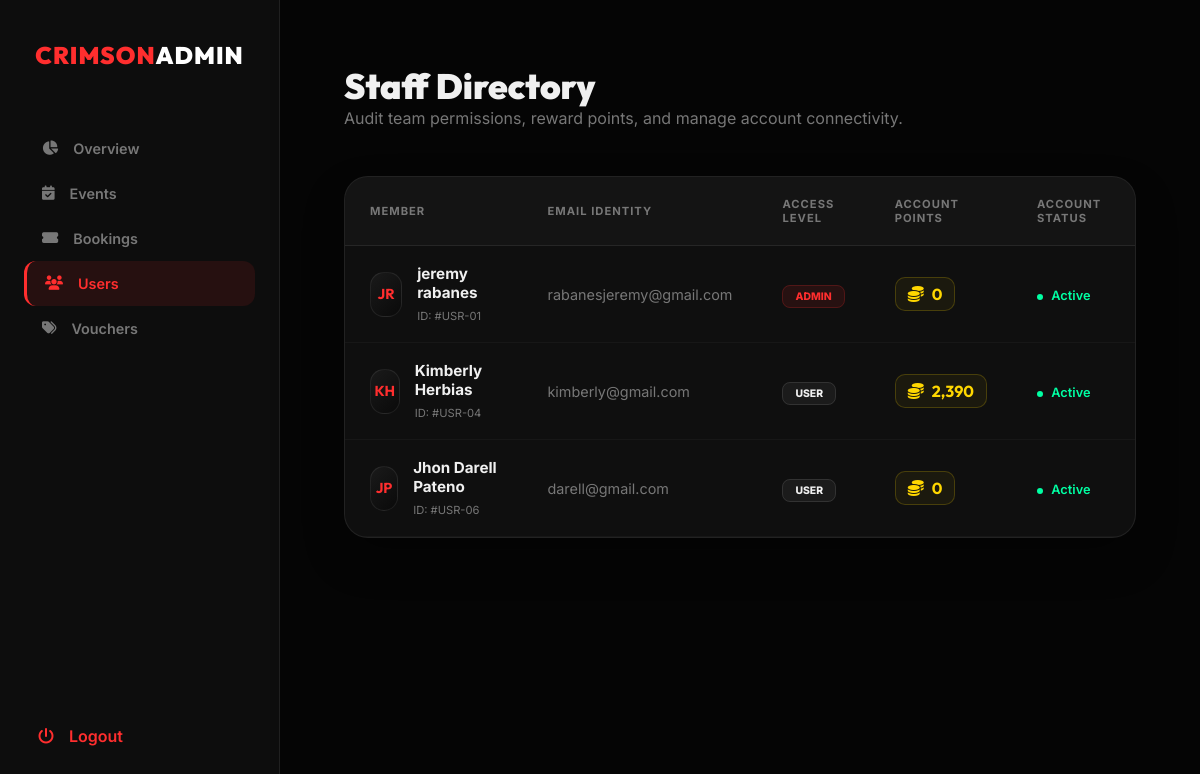
/AdminFunction/user.php (signed in), run on the app's committed database.
### tables this page shows
CREATE TABLE `user` (
  `id` int(100) NOT NULL,
  `name` varchar(100) NOT NULL,
  `lname` varchar(100) NOT NULL,
  `email` varchar(100) NOT NULL,
  `password` varchar(100) NOT NULL,
  `role` varchar(100) NOT NULL,
  `points` int(11) DEFAULT 0,
  `status` varchar(20) DEFAULT 'pending',
  `profile_pic` varchar(255) DEFAULT 'default.png'
);

### AdminFunction/user.php (the view, shortened to what this page needs)
<?php
include "../db.php";
$query = "SELECT id, name, lname, email, role, status, points FROM user ORDER BY role ASC";
$result = $conn->query($query);
?>
<!DOCTYPE html>
<html lang="en">
<head>
    <link rel="stylesheet" href="https://cdnjs.cloudflare.com/ajax/libs/font-awesome/6.4.0/css/all.min.css">
</head>
<body>
    <aside class="sidebar">
        <div class="logo">CRIMSON<span>ADMIN</span></div>
        <ul class="nav-links">
            <li><a href="admindash.php"><i class="fas fa-chart-pie"></i> Overview</a></li>
            <li><a href="event.php"><i class="fas fa-calendar-check"></i> Events</a></li>
            <li><a href="bookings.php"><i class="fas fa-ticket-alt"></i> Bookings</a></li>
            <li><a href="user.php" class="active"><i class="fas fa-users"></i> Users</a></li>
            <li><a href="manage_vouchers.php"><i class="fas fa-tags"></i> Vouchers</a></li>
        </ul>
        <a href="../index.php" class="logout-link">
            <i class="fas fa-power-off"></i> Logout
        </a>
    </aside>
    <main class="main-content">
        <header class="header-section">
            <h1>Staff Directory</h1>
            <p style="color: var(--text-dim);">Audit team permissions, reward points, and manage account connectivity.
            </p>
        </header>
        <div class="table-container">
            <table>
                <thead>
                    <tr>
                        <th>Member</th>
                        <th>Email Identity</th>
                        <th>Access Level</th>
                        <th>Account Points</th>
                        <th>Account Status</th>
                        <th style="text-align: right;">Action</th>
                    </tr>
                </thead>
                <tbody>
                    <?php while ($row = $result->fetch_assoc()):
                        $status = $row['status'] ?? 'pending';
                        $points = $row['points'] ?? 0;
                        $statusClass = 'text-' . $status;
                        $dotColor = ($status == 'active') ? 'var(--success)' : (($status == 'pending') ? 'var(--warning)' : 'var(--text-dim)');
                        ?>
                        <tr>
                            <td>
                                <div class="user-cell">
                                    <div class="avatar">
                                        <?php echo strtoupper(substr($row['name'], 0, 1) . substr($row['lname'], 0, 1)); ?>
                                    </div>
                                    <div class="user-details">
                                        <strong><?php echo htmlspecialchars($row['name'] . " " . $row['lname']); ?></strong>
                                        <span style="font-size: 0.7rem; color: var(--text-dim);">ID:
                                            #USR-0<?php echo $row['id']; ?></span>
                                    </div>
                                </div>
                            </td>
                            <td style="color: var(--text-dim); font-size: 0.9rem;">
                                <?php echo htmlspecialchars($row['email']); ?>
                            </td>
                            <td>
                                <span
                                    class="role-badge <?php echo ($row['role'] == 'admin') ? 'role-admin' : 'role-user'; ?>">
                                    <?php echo $row['role']; ?>
                                </span>
                            </td>
                            <td>
                                <div class="points-badge">
                                    <i class="fas fa-coins"></i>
                                    <?php echo number_format($points); ?>
                                </div>
                            </td>
                            <td>
                                <span class="<?php echo $statusClass; ?>"
                                    style="font-size: 0.8rem; font-weight: 600; text-transform: capitalize;">
                                    <span class="status-dot" style="background-color: <?php echo $dotColor; ?>"></span>
                                    <?php echo $status; ?>
                                </span>
                            </td>
                            <td style="text-align: right;">
                            </td>
                        </tr>
                    <?php endwhile; ?>
                </tbody>
            </table>
        </div>
    </main>
</body>
</html>

### AdminFunction/user.php (style rules this page uses)
:root { --crimson: #ff2e2e; --bg: #050505; --sidebar-bg: #0d0d0d; --panel: #0f0f0f; --glass-border: rgba(255, 255, 255, 0.08); --text-main: #f0f0f0; --text-dim: #777777; --success: #00ffa3; --warning: #ffc107; --gold: #ffd700; }
* { margin: 0; padding: 0; box-sizing: border-box; }
body { background-color: var(--bg); color: var(--text-main); font-family: 'Inter', sans-serif; display: flex; min-height: 100vh; }
.sidebar { width: 280px; background: var(--sidebar-bg); border-right: 1px solid var(--glass-border); padding: 2.5rem 1.5rem; position: fixed; height: 100vh; display: flex; flex-direction: column; z-index: 100; }
.logo { font-family: 'Outfit', sans-serif; color: var(--crimson); font-weight: 900; font-size: 1.5rem; margin-bottom: 3.5rem; text-align: center; letter-spacing: 1px; }
.logo span { color: white; }
.nav-links { list-style: none; flex-grow: 1; }
.nav-links a { text-decoration: none; color: var(--text-dim); padding: 14px 18px; display: flex; align-items: center; gap: 15px; border-radius: 12px; font-size: 0.9rem; font-weight: 600; transition: 0.3s; }
.nav-links a:hover, .nav-links a.active { background: rgba(255, 46, 46, 0.1); color: var(--crimson); }
.nav-links a.active { border-left: 3px solid var(--crimson); }
.logout-link { margin-top: auto; color: var(--crimson); text-decoration: none; padding: 14px; display: flex; align-items: center; gap: 15px; font-weight: 600; }
.main-content { margin-left: 280px; padding: 4rem; width: calc(100% - 280px); }
.header-section { margin-bottom: 3rem; }
.header-section h1 { font-family: 'Outfit', sans-serif; font-size: 2.2rem; font-weight: 900; }
.table-container { background: var(--panel); border: 1px solid var(--glass-border); border-radius: 24px; overflow: hidden; box-shadow: 0 20px 40px rgba(0, 0, 0, 0.3); }
table { width: 100%; border-collapse: collapse; }
th { background: rgba(255, 255, 255, 0.02); padding: 20px 25px; text-align: left; font-size: 0.7rem; text-transform: uppercase; letter-spacing: 1px; color: var(--text-dim); border-bottom: 1px solid var(--glass-border); }
td { padding: 18px 25px; border-bottom: 1px solid rgba(255, 255, 255, 0.03); vertical-align: middle; }
.user-cell { display: flex; align-items: center; gap: 15px; }
.avatar { width: 45px; height: 45px; background: linear-gradient(135deg, #1a1a1a, #0a0a0a); border: 1px solid var(--glass-border); border-radius: 14px; display: flex; align-items: center; justify-content: center; font-family: 'Outfit'; font-weight: 700; color: var(--crimson); font-size: 0.9rem; }
.user-details strong { display: block; font-size: 0.95rem; margin-bottom: 2px; }
.status-dot { height: 6px; width: 6px; border-radius: 50%; display: inline-block; margin-right: 5px; }
.points-badge { background: rgba(255, 215, 0, 0.05); border: 1px solid rgba(255, 215, 0, 0.2); padding: 6px 12px; border-radius: 10px; display: inline-flex; align-items: center; gap: 8px; color: var(--gold); font-family: 'Outfit', sans-serif; font-weight: 700; }
.role-badge { padding: 4px 12px; border-radius: 8px; font-size: 0.65rem; font-weight: 800; text-transform: uppercase; border: 1px solid rgba(255, 255, 255, 0.1); }
.role-admin { background: rgba(255, 46, 46, 0.1); color: var(--crimson); border-color: rgba(255, 46, 46, 0.2); }
.role-user { background: rgba(255, 255, 255, 0.05); color: var(--text-main); }
.text-active { color: var(--success); }

### data on the page
user: name+lname "JR", name+lname "jeremy rabanes", id "1", email "rabanesjeremy@gmail.com", role "ADMIN", points "0", status "Active"
user: name+lname "KH", name+lname "Kimberly Herbias", id "4", email "kimberly@gmail.com", role "USER", points "2,390", status "Active"
user: name+lname "JP", name+lname "Jhon Darell Pateno", id "6", email "darell@gmail.com", role "USER", points "0", status "Active"
